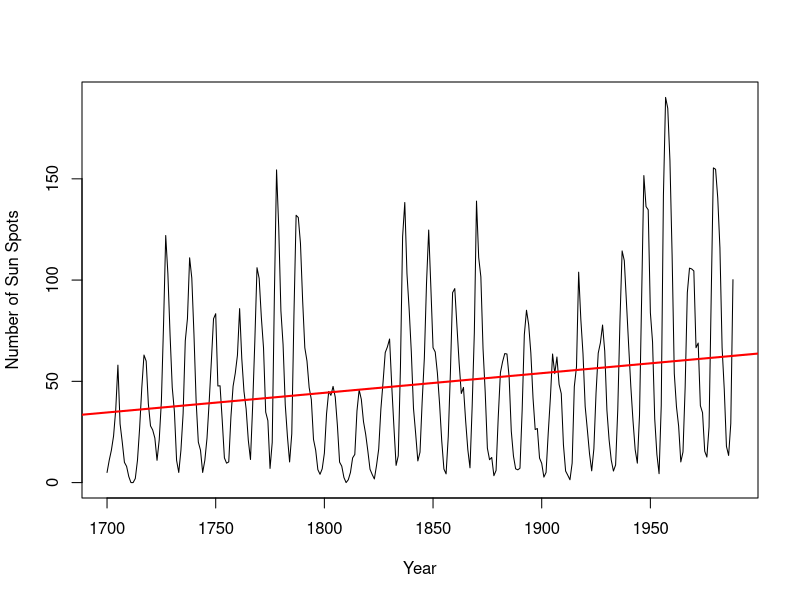

Recreate this plot in R.
## ---- chunk 1
knitr::opts_chunk$set(echo = FALSE)
## ---- chunk 2
str(sunspot.year)

summary(sunspot.year)

## ---- chunk 3
plot(time(sunspot.year), sunspot.year, type="l", xlab="Year",
     ylab="Number of Sun Spots")

abline(lm(sunspot.year~time(sunspot.year)), col="red", lwd=2)
